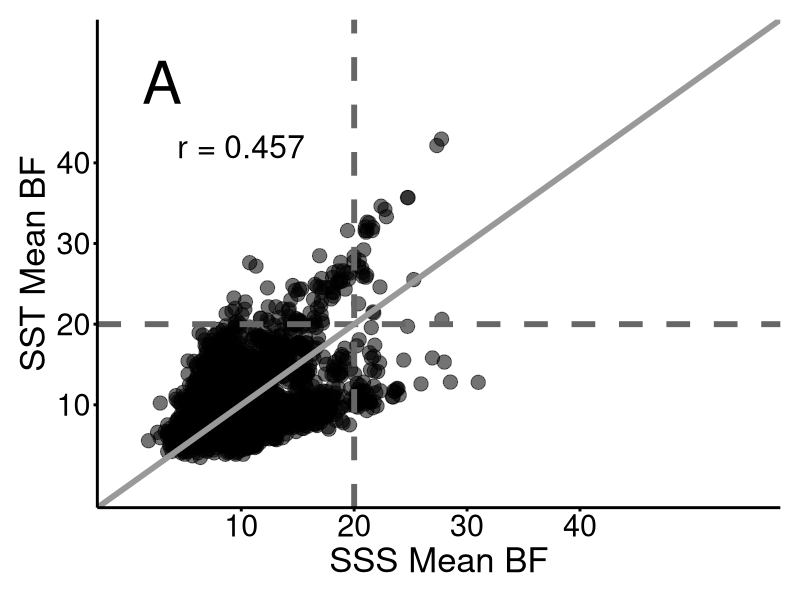
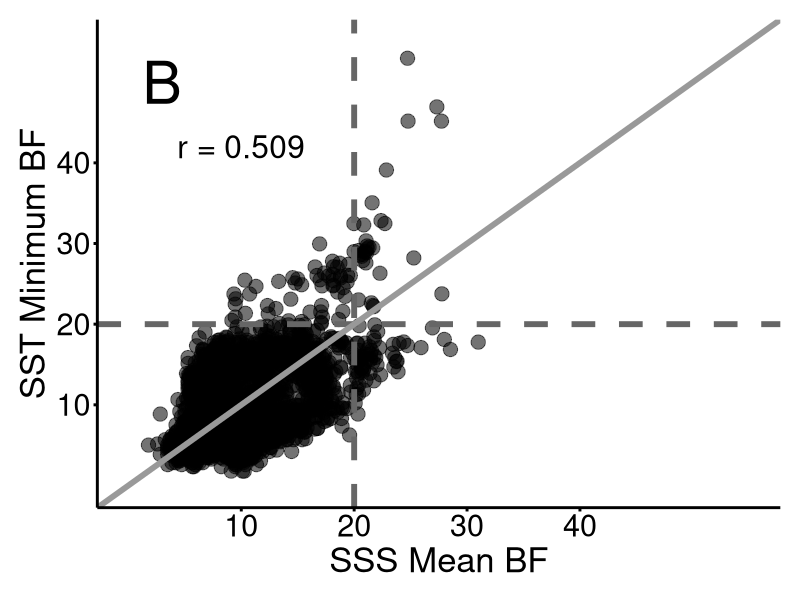
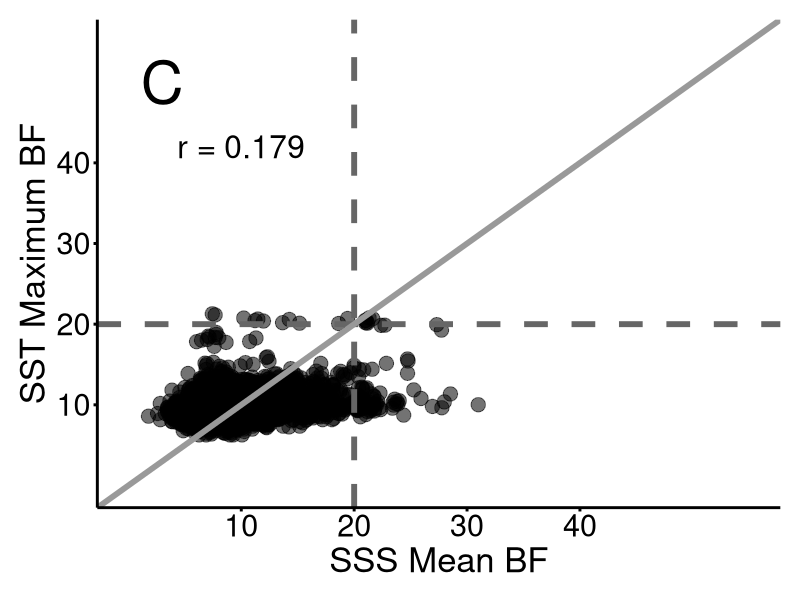
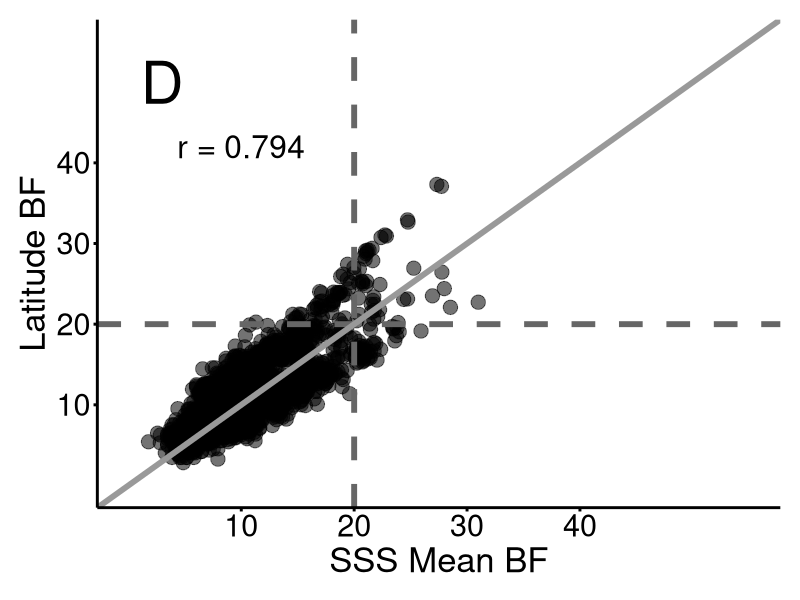
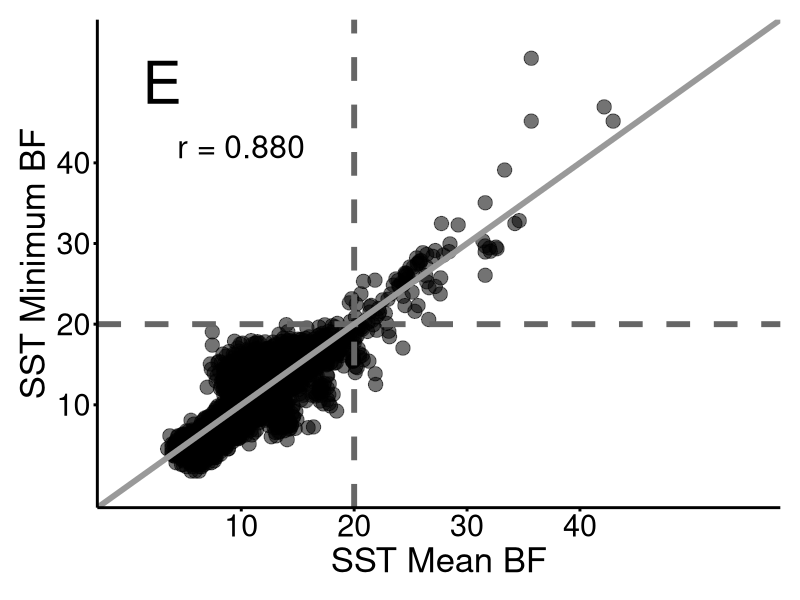
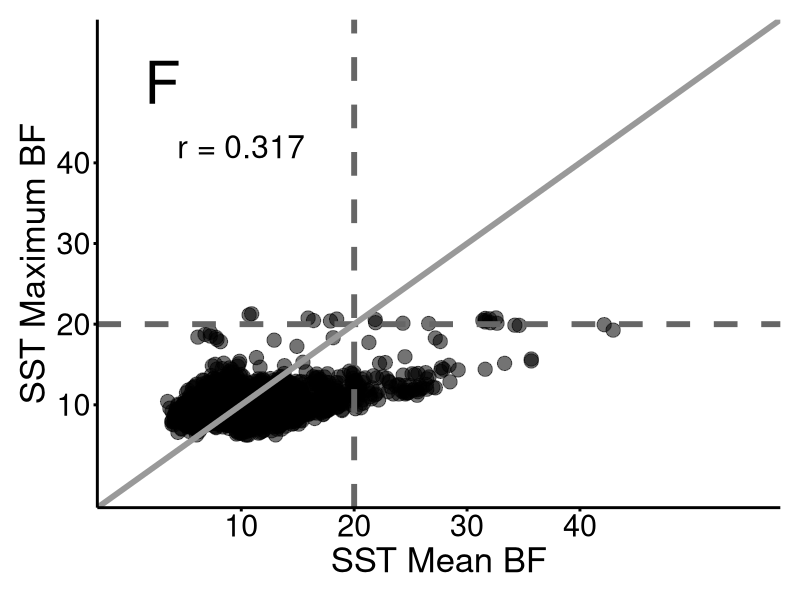
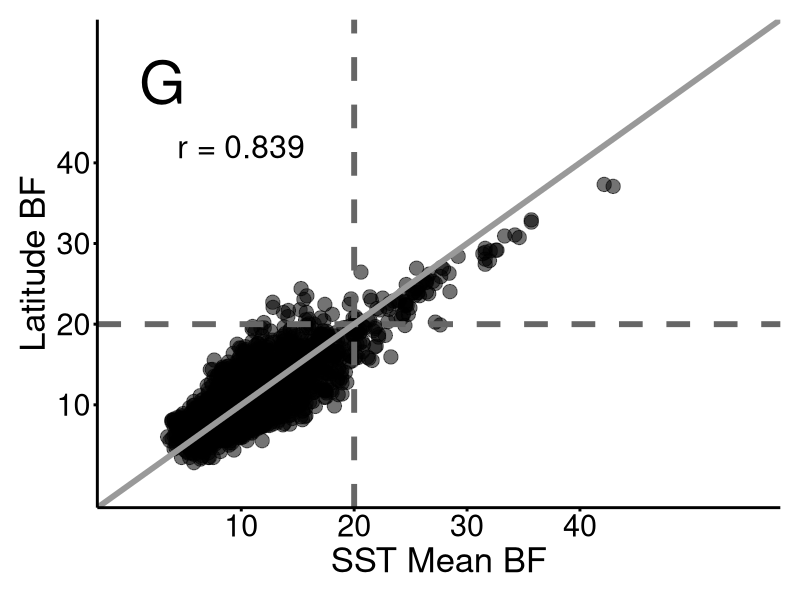
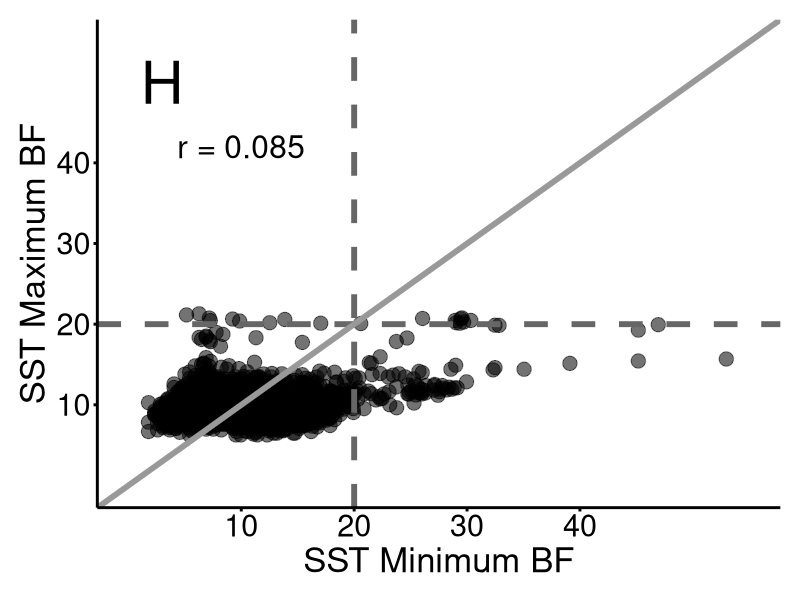

The R script that drew these images, in order:
############################################# Script for creating Bayes Factors Correlation Plots #################################################

#includes BFs v. BFs plots for different environmental variables
#includes BFs v. XtX plots for different environmental variables

#################################################################################################################################################

######## Set-up ########

#set working directory
setwd("C:/Users/rclar/Dropbox/Pinsky_Lab/Transcriptome_Proj/R_scripts/A_clarkii_transcriptomics/")
getwd()

remove(list = ls())

#load libraries
library(readr)
library(tidyverse)
library(gridExtra)

#read in data
BFs <- read_csv("Data/BF_total_mac2.csv", col_names = TRUE)

################################################################################################################################################

######## BFs scatter plots ########

#correlation statistics
SSSMean_SSTMean_r <- cor(BFs$SSS_Mean, BFs$SST_Mean) #mac2 = 0.457, mac1 = 0.413
SSSMean_SSTMin_r <- cor(BFs$SSS_Mean, BFs$SST_Min) #mac2 = 0.509, mac1 = 0.459
SSSMean_SSTMax_r <- cor(BFs$SSS_Mean, BFs$SST_Max) #mac2 = 0.179, mac1 = 0.123
SSSMean_Lat_r <- cor(BFs$SSS_Mean, BFs$Lat) #mac2 = 0.794, mac1 = 0.753
SSTMean_SSTMin_r <- cor(BFs$SST_Mean, BFs$SST_Min) #mac2 = 0.880, mac1 = 0.756
SSTMean_SSTMax_r <- cor(BFs$SST_Mean, BFs$SST_Max) #mac2 = 0.317, mac1 = 0.208
SSTMean_Lat_r <- cor(BFs$SST_Mean, BFs$Lat) #mac2 = 0.839, mac1 = 0.798
SSTMin_SSTMax_r <- cor(BFs$SST_Min, BFs$SST_Max) #mac2 = 0.085, mac1 = -0.015
SSTMin_Lat_r <- cor(BFs$SST_Min, BFs$Lat) #mac2 = 0.822, mac1 = 0.716
SSTMax_Lat_r <- cor(BFs$SST_Max, BFs$Lat) #mac2 = 0.281, mac1 = 0.200

#SSSmean v. SSTmean plot
SSSmean_SSTmean_plot <- ggplot(data = BFs, aes(x = SSS_Mean, y = SST_Mean)) + geom_point(aes(size = 0.5, alpha = 0.1)) + 
  geom_hline(yintercept = 20, size = 2, linetype = "dashed", color = "#666666") + 
  geom_vline(xintercept = 20, size = 2, linetype = "dashed", color = "#666666") + 
  geom_abline(intercept = 0, slope = 1, size = 2, color = "#999999") + 
  annotate("text", x = 10, y = 42, label = "r = 0.457", size = 8) + 
  annotate("text", x = 3, y = 50, label = "A", size = 15)
SSSmean_SSTmean_annotated_plot <- SSSmean_SSTmean_plot + labs(x = "SSS Mean BF", y = "SST Mean BF") + 
  theme_bw() + scale_y_continuous(limits = c(0, 55), breaks = c(10, 20, 30, 40)) + 
  scale_x_continuous(limits = c(0, 55), breaks = c(10, 20, 30, 40)) + 
  theme(panel.border = element_blank(), panel.grid.major = element_blank(), panel.grid.minor = element_blank(), 
        axis.line = element_line(size = 1), axis.ticks = element_line(color = "black", size = 1), 
        axis.text = element_text(size = 22, color = "black"), axis.title = element_text(size = 25), 
        legend.position = "none", plot.margin = unit(c(.5,.5,.5,.5), "cm"))
SSSmean_SSTmean_annotated_plot

#SSSmean v. SSTmin plot
SSSmean_SSTmin_plot <- ggplot(data = BFs, aes(x = SSS_Mean, y = SST_Min)) + geom_point(aes(size = 0.5, alpha = 0.1)) + 
  geom_hline(yintercept = 20, size = 2, linetype = "dashed", color = "#666666") + 
  geom_vline(xintercept = 20, size = 2, linetype = "dashed", color = "#666666") + 
  geom_abline(intercept = 0, slope = 1, size = 2, color = "#999999") + 
  annotate("text", x = 10, y = 42, label = "r = 0.509", size = 8) + 
  annotate("text", x = 3, y = 50, label = "B", size = 15)
SSSmean_SSTmin_annotated_plot <- SSSmean_SSTmin_plot + labs(x = "SSS Mean BF", y = "SST Minimum BF") + 
  theme_bw() + scale_y_continuous(limits = c(0, 55), breaks = c(10, 20, 30, 40)) + 
  scale_x_continuous(limits = c(0, 55), breaks = c(10, 20, 30, 40)) + 
  theme(panel.border = element_blank(), panel.grid.major = element_blank(), panel.grid.minor = element_blank(), 
        axis.line = element_line(size = 1), axis.ticks = element_line(color = "black", size = 1), 
        axis.text = element_text(size = 22, color = "black"), axis.title = element_text(size = 25), 
        legend.position = "none", plot.margin = unit(c(.5,.5,.5,.5), "cm"))
SSSmean_SSTmin_annotated_plot

#SSSmean v. SSTmax plot
SSSmean_SSTmax_plot <- ggplot(data = BFs, aes(x = SSS_Mean, y = SST_Max)) + geom_point(aes(size = 0.5, alpha = 0.1)) + 
  geom_hline(yintercept = 20, size = 2, linetype = "dashed", color = "#666666") + 
  geom_vline(xintercept = 20, size = 2, linetype = "dashed", color = "#666666") + 
  geom_abline(intercept = 0, slope = 1, size = 2, color = "#999999") + 
  annotate("text", x = 10, y = 42, label = "r = 0.179", size = 8) + 
  annotate("text", x = 3, y = 50, label = "C", size = 15)
SSSmean_SSTmax_annotated_plot <- SSSmean_SSTmax_plot + labs(x = "SSS Mean BF", y = "SST Maximum BF") + 
  theme_bw() + scale_y_continuous(limits = c(0, 55), breaks = c(10, 20, 30, 40)) + 
  scale_x_continuous(limits = c(0, 55), breaks = c(10, 20, 30, 40)) + 
  theme(panel.border = element_blank(), panel.grid.major = element_blank(), panel.grid.minor = element_blank(), 
        axis.line = element_line(size = 1), axis.ticks = element_line(color = "black", size = 1), 
        axis.text = element_text(size = 22, color = "black"), axis.title = element_text(size = 25), 
        legend.position = "none", plot.margin = unit(c(.5,.5,.5,.5), "cm"))
SSSmean_SSTmax_annotated_plot

#SSSmean v. Lat plot
SSSmean_Lat_plot <- ggplot(data = BFs, aes(x = SSS_Mean, y = Lat)) + geom_point(aes(size = 0.5, alpha = 0.1)) + 
  geom_hline(yintercept = 20, size = 2, linetype = "dashed", color = "#666666") + 
  geom_vline(xintercept = 20, size = 2, linetype = "dashed", color = "#666666") + 
  geom_abline(intercept = 0, slope = 1, size = 2, color = "#999999") + 
  annotate("text", x = 10, y = 42, label = "r = 0.794", size = 8) + 
  annotate("text", x = 3, y = 50, label = "D", size = 15)
SSSmean_Lat_annotated_plot <- SSSmean_Lat_plot + labs(x = "SSS Mean BF", y = "Latitude BF") + 
  theme_bw() + scale_y_continuous(limits = c(0, 55), breaks = c(10, 20, 30, 40)) + 
  scale_x_continuous(limits = c(0, 55), breaks = c(10, 20, 30, 40)) + 
  theme(panel.border = element_blank(), panel.grid.major = element_blank(), panel.grid.minor = element_blank(), 
        axis.line = element_line(size = 1), axis.ticks = element_line(color = "black", size = 1), 
        axis.text = element_text(size = 22, color = "black"), axis.title = element_text(size = 25), 
        legend.position = "none", plot.margin = unit(c(.5,.5,.5,.5), "cm"))
SSSmean_Lat_annotated_plot

#SSTmean v. SSTmin plot
SSTmean_SSTmin_plot <- ggplot(data = BFs, aes(x = SST_Mean, y = SST_Min)) + geom_point(aes(size = 0.5, alpha = 0.1)) + 
  geom_hline(yintercept = 20, size = 2, linetype = "dashed", color = "#666666") + 
  geom_vline(xintercept = 20, size = 2, linetype = "dashed", color = "#666666") + 
  geom_abline(intercept = 0, slope = 1, size = 2, color = "#999999") + 
  annotate("text", x = 10, y = 42, label = "r = 0.880", size = 8) + 
  annotate("text", x = 3, y = 50, label = "E", size = 15)
SSTmean_SSTmin_annotated_plot <- SSTmean_SSTmin_plot + labs(x = "SST Mean BF", y = "SST Minimum BF") + 
  theme_bw() + scale_y_continuous(limits = c(0, 55), breaks = c(10, 20, 30, 40)) + 
  scale_x_continuous(limits = c(0, 55), breaks = c(10, 20, 30, 40)) + 
  theme(panel.border = element_blank(), panel.grid.major = element_blank(), panel.grid.minor = element_blank(), 
        axis.line = element_line(size = 1), axis.ticks = element_line(color = "black", size = 1), 
        axis.text = element_text(size = 22, color = "black"), axis.title = element_text(size = 25), 
        legend.position = "none", plot.margin = unit(c(.5,.5,.5,.5), "cm"))
SSTmean_SSTmin_annotated_plot

#SSTmean v. SSTmax plot
SSTmean_SSTmax_plot <- ggplot(data = BFs, aes(x = SST_Mean, y = SST_Max)) + geom_point(aes(size = 0.5, alpha = 0.1)) + 
  geom_hline(yintercept = 20, size = 2, linetype = "dashed", color = "#666666") + 
  geom_vline(xintercept = 20, size = 2, linetype = "dashed", color = "#666666") + 
  geom_abline(intercept = 0, slope = 1, size = 2, color = "#999999") + 
  annotate("text", x = 10, y = 42, label = "r = 0.317", size = 8) + 
  annotate("text", x = 3, y = 50, label = "F", size = 15)
SSTmean_SSTmax_annotated_plot <- SSTmean_SSTmax_plot + labs(x = "SST Mean BF", y = "SST Maximum BF") + 
  theme_bw() + scale_y_continuous(limits = c(0, 55), breaks = c(10, 20, 30, 40)) + 
  scale_x_continuous(limits = c(0, 55), breaks = c(10, 20, 30, 40)) + 
  theme(panel.border = element_blank(), panel.grid.major = element_blank(), panel.grid.minor = element_blank(), 
        axis.line = element_line(size = 1), axis.ticks = element_line(color = "black", size = 1), 
        axis.text = element_text(size = 22, color = "black"), axis.title = element_text(size = 25), 
        legend.position = "none", plot.margin = unit(c(.5,.5,.5,.5), "cm"))
SSTmean_SSTmax_annotated_plot

#SSTmean v. Lat plot
SSTmean_Lat_plot <- ggplot(data = BFs, aes(x = SST_Mean, y = Lat)) + geom_point(aes(size = 0.5, alpha = 0.1)) + 
  geom_hline(yintercept = 20, size = 2, linetype = "dashed", color = "#666666") + 
  geom_vline(xintercept = 20, size = 2, linetype = "dashed", color = "#666666") + 
  geom_abline(intercept = 0, slope = 1, size = 2, color = "#999999") + 
  annotate("text", x = 10, y = 42, label = "r = 0.839", size = 8) + 
  annotate("text", x = 3, y = 50, label = "G", size = 15)
SSTmean_Lat_annotated_plot <- SSTmean_Lat_plot + labs(x = "SST Mean BF", y = "Latitude BF") + 
  theme_bw() + scale_y_continuous(limits = c(0, 55), breaks = c(10, 20, 30, 40)) + 
  scale_x_continuous(limits = c(0, 55), breaks = c(10, 20, 30, 40)) + 
  theme(panel.border = element_blank(), panel.grid.major = element_blank(), panel.grid.minor = element_blank(), 
        axis.line = element_line(size = 1), axis.ticks = element_line(color = "black", size = 1), 
        axis.text = element_text(size = 22, color = "black"), axis.title = element_text(size = 25), 
        legend.position = "none", plot.margin = unit(c(.5,.5,.5,.5), "cm"))
SSTmean_Lat_annotated_plot

#SSTmin v. SSTmax plot
SSTmin_SSTmax_plot <- ggplot(data = BFs, aes(x = SST_Min, y = SST_Max)) + geom_point(aes(size = 0.5, alpha = 0.1)) + 
  geom_hline(yintercept = 20, size = 2, linetype = "dashed", color = "#666666") + 
  geom_vline(xintercept = 20, size = 2, linetype = "dashed", color = "#666666") + 
  geom_abline(intercept = 0, slope = 1, size = 2, color = "#999999") + 
  annotate("text", x = 10, y = 42, label = "r = 0.085", size = 8) + 
  annotate("text", x = 3, y = 50, label = "H", size = 15)
SSTmin_SSTmax_annotated_plot <- SSTmin_SSTmax_plot + labs(x = "SST Minimum BF", y = "SST Maximum BF") + 
  theme_bw() + scale_y_continuous(limits = c(0, 55), breaks = c(10, 20, 30, 40)) + 
  scale_x_continuous(limits = c(0, 55), breaks = c(10, 20, 30, 40)) + 
  theme(panel.border = element_blank(), panel.grid.major = element_blank(), panel.grid.minor = element_blank(), 
        axis.line = element_line(size = 1), axis.ticks = element_line(color = "black", size = 1), 
        axis.text = element_text(size = 22, color = "black"), axis.title = element_text(size = 25), 
        legend.position = "none", plot.margin = unit(c(.5,.5,.5,.5), "cm"))
SSTmin_SSTmax_annotated_plot

#SSTmin v. Lat plot
SSTmin_Lat_plot <- ggplot(data = BFs, aes(x = SST_Min, y = Lat)) + geom_point(aes(size = 0.5, alpha = 0.1)) + 
  geom_hline(yintercept = 20, size = 2, linetype = "dashed", color = "#666666") + 
  geom_vline(xintercept = 20, size = 2, linetype = "dashed", color = "#666666") + 
  geom_abline(intercept = 0, slope = 1, size = 2, color = "#999999") + 
  annotate("text", x = 10, y = 42, label = "r = 0.822", size = 8) + 
  annotate("text", x = 3, y = 50, label = "I", size = 15)
SSTmin_Lat_annotated_plot <- SSTmin_Lat_plot + labs(x = "SST Minimum BF", y = "Latitude BF") + 
  theme_bw() + scale_y_continuous(limits = c(0, 55), breaks = c(10, 20, 30, 40)) + 
  scale_x_continuous(limits = c(0, 55), breaks = c(10, 20, 30, 40)) + 
  theme(panel.border = element_blank(), panel.grid.major = element_blank(), panel.grid.minor = element_blank(), 
        axis.line = element_line(size = 1), axis.ticks = element_line(color = "black", size = 1), 
        axis.text = element_text(size = 22, color = "black"), axis.title = element_text(size = 25), 
        legend.position = "none", plot.margin = unit(c(.5,.5,.5,.5), "cm"))
SSTmin_Lat_annotated_plot

#SSTmax v. Lat plot
SSTmax_Lat_plot <- ggplot(data = BFs, aes(x = SST_Max, y = Lat)) + geom_point(aes(size = 0.5, alpha = 0.1)) + 
  geom_hline(yintercept = 20, size = 2, linetype = "dashed", color = "#666666") + 
  geom_vline(xintercept = 20, size = 2, linetype = "dashed", color = "#666666") + 
  geom_abline(intercept = 0, slope = 1, size = 2, color = "#999999") + 
  annotate("text", x = 10, y = 42, label = "r = 0.281", size = 8) + 
  annotate("text", x = 3, y = 50, label = "J", size = 15)
SSTmax_Lat_annotated_plot <- SSTmax_Lat_plot + labs(x = "SST Maximum BF", y = "Latitude BF") + 
  theme_bw() + scale_y_continuous(limits = c(0, 55), breaks = c(10, 20, 30, 40)) + 
  scale_x_continuous(limits = c(0, 55), breaks = c(10, 20, 30, 40)) + 
  theme(panel.border = element_blank(), panel.grid.major = element_blank(), panel.grid.minor = element_blank(), 
        axis.line = element_line(size = 1), axis.ticks = element_line(color = "black", size = 1), 
        axis.text = element_text(size = 22, color = "black"), axis.title = element_text(size = 25), 
        legend.position = "none", plot.margin = unit(c(.5,.5,.5,.5), "cm"))
SSTmax_Lat_annotated_plot

BF_correlation_all_plot <- grid.arrange(SSSmean_SSTmean_annotated_plot, SSSmean_SSTmin_annotated_plot, 
                                       SSSmean_SSTmax_annotated_plot, SSSmean_Lat_annotated_plot, 
                                       SSTmean_SSTmin_annotated_plot, SSTmean_SSTmax_annotated_plot, 
                                       SSTmean_Lat_annotated_plot, SSTmin_SSTmax_annotated_plot, 
                                       SSTmin_Lat_annotated_plot, SSTmax_Lat_annotated_plot, ncol = 3)
BF_correlation_all_plot

###############################################################################################################################################

######## BF v. XtX scatter plots ########

#SSSmean v. XtX plot
SSSmean_XtX_plot <- ggplot(data = BFs, aes(x = SSS_Mean, y = M_XtX)) + 
  annotate("rect", xmin = 20, xmax = Inf, ymin = 6.03, ymax = Inf, fill = "darkolivegreen", alpha = 0.4) + 
  geom_hline(yintercept = 6.03, size = 2, color = "#999999", linetype = "dashed") + 
  geom_vline(xintercept = 20, size = 2, color = "#999999", linetype = "dashed") + 
  geom_point(aes(size = 0.5, alpha = 0.1)) + 
  annotate("text", x = 3, y = 24, label = "A", size = 15)
SSSmean_XtX_annotated_plot <- SSSmean_XtX_plot + labs(x = "SSS Mean BF", y = "XtX") + 
  theme_bw() + scale_y_continuous(limits = c(0, 25)) + scale_x_continuous(limits = c(0, 55)) + 
  theme(panel.border = element_blank(), panel.grid.major = element_blank(), panel.grid.minor = element_blank(), 
        axis.line = element_line(size = 1), axis.ticks = element_line(color = "black", size = 1), 
        axis.text = element_text(size = 22, color = "black"), axis.title = element_text(size = 25), 
        legend.position = "none", plot.margin = unit(c(.5,.5,.75,.5), "cm"))
SSSmean_XtX_annotated_plot

#SSTmean v. XtX plot
SSTmean_XtX_plot <- ggplot(data = BFs, aes(x = SST_Mean, y = M_XtX)) + 
  annotate("rect", xmin = 20, xmax = Inf, ymin = 6.03, ymax = Inf, fill = "darkolivegreen", alpha = 0.4) + 
  geom_hline(yintercept = 6.03, size = 2, color = "#999999", linetype = "dashed") + 
  geom_vline(xintercept = 20, size = 2, color = "#999999", linetype = "dashed") + 
  geom_point(aes(size = 0.5, alpha = 0.1)) + 
  annotate("text", x = 3, y = 24, label = "B", size = 15)
SSTmean_XtX_annotated_plot <- SSTmean_XtX_plot + labs(x = "SST Mean BF", y = "XtX") + 
  theme_bw() + scale_y_continuous(limits = c(0, 25)) + scale_x_continuous(limits = c(0, 55)) + 
  theme(panel.border = element_blank(), panel.grid.major = element_blank(), panel.grid.minor = element_blank(), 
        axis.line = element_line(size = 1), axis.ticks = element_line(color = "black", size = 1), 
        axis.text = element_text(size = 22, color = "black"), axis.title = element_text(size = 25), 
        legend.position = "none", plot.margin = unit(c(.5,.5,.75,.5), "cm"))
SSTmean_XtX_annotated_plot

#SSTmin v. XtX plot
SSTmin_XtX_plot <- ggplot(data = BFs, aes(x = BFs$SST_Min, y = BFs$M_XtX)) +  
  annotate("rect", xmin = 20, xmax = Inf, ymin = 6.03, ymax = Inf, fill = "darkolivegreen", alpha = 0.4) + 
  geom_hline(yintercept = 6.03, size = 2, color = "#999999", linetype = "dashed") + 
  geom_vline(xintercept = 20, size = 2, color = "#999999", linetype = "dashed") + 
  geom_point(aes(size = 0.5, alpha = 0.1)) + 
  annotate("text", x = 3, y = 24, label = "C", size = 15)
SSTmin_XtX_annotated_plot <- SSTmin_XtX_plot + labs(x = "SST Minimum BF", y = "XtX") + 
  theme_bw() + scale_y_continuous(limits = c(0, 25)) + scale_x_continuous(limits = c(0, 55)) + 
  theme(panel.border = element_blank(), panel.grid.major = element_blank(), panel.grid.minor = element_blank(), 
        axis.line = element_line(size = 1), axis.ticks = element_line(color = "black", size = 1), 
        axis.text = element_text(size = 22, color = "black"), axis.title = element_text(size = 25), 
        legend.position = "none", plot.margin = unit(c(.5,.5,.75,.5), "cm"))
SSTmin_XtX_annotated_plot

#SSTmax v. XtX plot
SSTmax_XtX_plot <- ggplot(data = BFs, aes(x = SST_Max, y = M_XtX)) + 
  annotate("rect", xmin = 20, xmax = Inf, ymin = 6.03, ymax = Inf, fill = "darkolivegreen", alpha = 0.4) + 
  geom_hline(yintercept = 6.03, size = 2, color = "#999999", linetype = "dashed") + 
  geom_vline(xintercept = 20, size = 2, color = "#999999", linetype = "dashed") + 
  geom_point(aes(size = 0.5, alpha = 0.1)) + 
  annotate("text", x = 3, y = 24, label = "D", size = 15)
SSTmax_XtX_annotated_plot <- SSTmax_XtX_plot + labs(x = "SST Maximum BF", y = "XtX") + 
  theme_bw() + scale_y_continuous(limits = c(0, 25)) + scale_x_continuous(limits = c(0, 55)) + 
  theme(panel.border = element_blank(), panel.grid.major = element_blank(), panel.grid.minor = element_blank(), 
        axis.line = element_line(size = 1), axis.ticks = element_line(color = "black", size = 1), 
      axis.text = element_text(size = 22, color = "black"), axis.title = element_text(size = 25), 
      legend.position = "none", plot.margin = unit(c(.5,.5,.5,.5), "cm"))
SSTmax_XtX_annotated_plot

#Lat v. XtX plot
Lat_XtX_plot <- ggplot(data = BFs, aes(x = Lat, y = M_XtX)) + 
  annotate("rect", xmin = 20, xmax = Inf, ymin = 6.03, ymax = Inf, fill = "darkolivegreen", alpha = 0.4) + 
  geom_hline(yintercept = 6.03, size = 2, color = "#999999", linetype = "dashed") + 
  geom_vline(xintercept = 20, size = 2, color = "#999999", linetype = "dashed") + 
  geom_point(aes(size = 0.5, alpha = 0.1)) + 
  annotate("text", x = 3, y = 24, label = "E", size = 15)
Lat_XtX_annotated_plot <- Lat_XtX_plot + labs(x = "Latitude BF", y = "XtX") + 
  theme_bw() + scale_y_continuous(limits = c(0, 25)) + scale_x_continuous(limits = c(0, 55)) + 
  theme(panel.border = element_blank(), panel.grid.major = element_blank(), panel.grid.minor = element_blank(), 
        axis.line = element_line(size = 1), axis.ticks = element_line(color = "black", size = 1), 
        axis.text = element_text(size = 22, color = "black"), axis.title = element_text(size = 25), 
        legend.position = "none", plot.margin = unit(c(.5,.5,.5,.5), "cm"))
Lat_XtX_annotated_plot

BF_XtX_all_plot <- grid.arrange(SSSmean_XtX_annotated_plot, SSTmean_XtX_annotated_plot, 
                                SSTmin_XtX_annotated_plot, SSTmax_XtX_annotated_plot, 
                                Lat_XtX_annotated_plot, ncol = 3)
BF_XtX_all_plot
